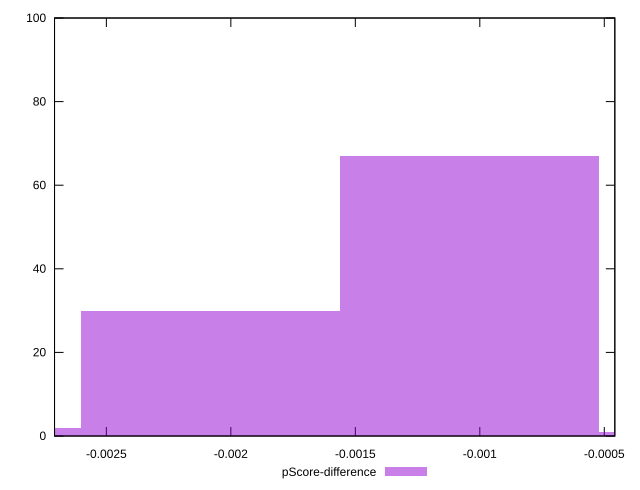

Reproduce this figure in gnuplot.
reset

$pScoreDifference <<EOF
-0.0010413037554066356 67
-0.0020826075108132712 30
-0.003123911266219907 2
0 1
EOF

set key outside below
set boxwidth 0.0010413037554066356
set xrange [-0.002708172968424627:-0.0004577216418570895]
set yrange [0:100]
set trange [0:100]
set style fill transparent solid 0.5 noborder
set terminal svg size 640, 490 enhanced background rgb 'white'
set output "reports/report_00031_2021-02-24T23-18-18.084Z/first-cpu-idle/samples/card/pScore-difference/histogram.svg"

plot $pScoreDifference title "pScore-difference" with boxes

reset
